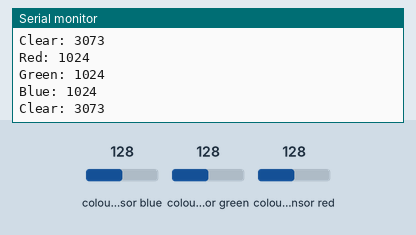
Recording of a sketch running on a simulated Arduino Uno, built with avr-gcc and run on an emulated ATmega328P. Shown: the last lines printed to the serial monitor. The test bench sets the inputs (shaded band); at power-on: colour sensor blue 128, colour sensor green 128, colour sensor red 128.

Above: at 1.4 s.
1.5 s: colour sensor blue set to 5
At 2.2 s:
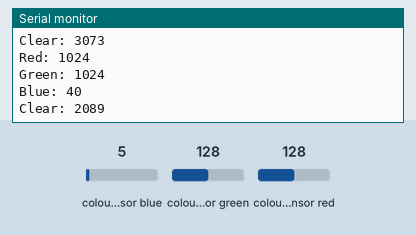
3.0 s: colour sensor green set to 5
At 3.8 s:
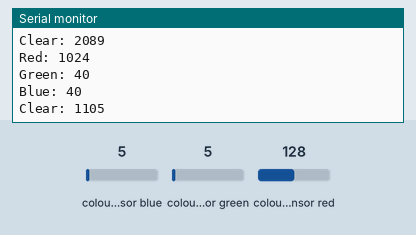
4.5 s: colour sensor red set to 5
At 5.5 s:
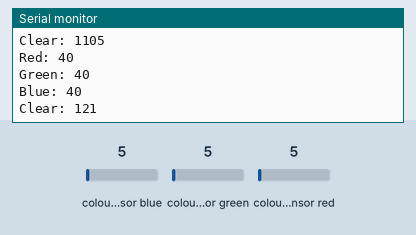
Timing chart, 0 to 7.5 s (numbered marks = the images above; inputs shaded):
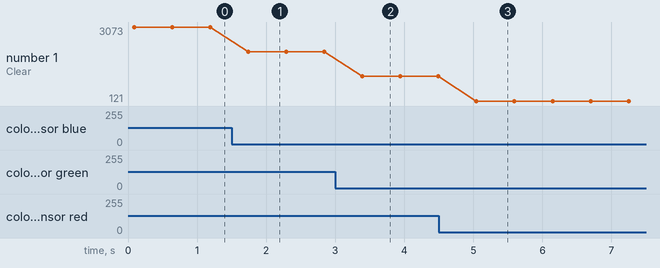

The sketch:

APDS9960_light_sensor.ino
```cpp
// based on Adafruit color_sensor example

#include "Adafruit_APDS9960.h"  // Library needed for the Sensor

Adafruit_APDS9960 apds;         // Creating our sensor object, so we can use it


uint16_t red, green, blue, clr;            // Global variables to store our color data
                                           // Each channel is 16bit

void setup() {

  Serial.begin(9600);           // Initializing our Serial port with 9600 baud rate

  if(!apds.begin()){            // Beginning the work period of the sensor
    Serial.println("failed to initialize device! Please check your wiring.");
  }
  else Serial.println("Device initialized!");

  // enable color sensing mode
  apds.enableColor(true);
}

void loop() {


  // we need to wait for the color data to be ready
  while(!apds.colorDataReady()){
    delay(5);
  }

  // retrieving color data, careful, we're using the & operator, we dont pass the
  // variables to the function, but the ADDRESSES of the variables (& operator on a variable)
  apds.getColorData(&red, &green, &blue, &clr);


  // Printing our data
  Serial.print("Red: ");
  Serial.println(red);

  Serial.print("Green: ");
  Serial.println(green);

  Serial.print("Blue: ");
  Serial.println(blue);

  // Clear is used for ambient light sensing
  Serial.print("Clear: ");
  Serial.println(clr);
  Serial.println();

  delay(500);                     // New sample every half a second
}
```

Measured:
- after the input at 1.5 s, the serial monitor: prints a new line after 0.23 s (image 1)
- after the input at 3.0 s, the serial monitor: prints a new line after 0.37 s (image 2)
- after the input at 4.5 s, the serial monitor: prints a new line after 0.51 s (image 3)
- plotted number 1: 3073 → 2089 after the input at 1.5 s, 2089 → 1105 after the input at 3.0 s, 1105 → 121 after the input at 4.5 s
